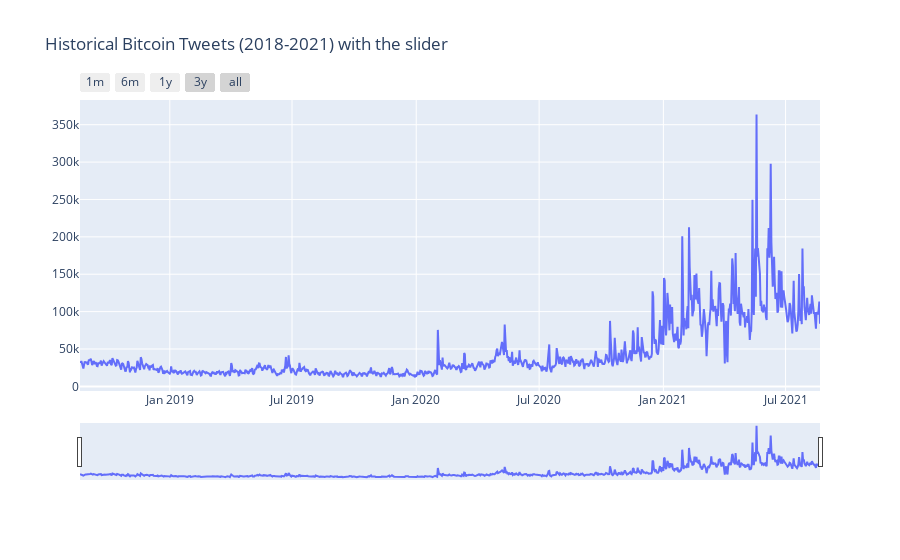

Notebook cell for this chart:
### Code cell
trace1 = go.Scatter(
    x = df['Date'],
    y = df['Tweets'].astype(float),
    mode = 'lines',
    name = 'Bitcoin Price (Open)'
)

layout = dict(
    title='Historical Bitcoin Tweets (2018-2021) with the slider',
    xaxis=dict(
        rangeselector=dict(
            buttons=list([
                dict(count=1,
                     label='1m',
                     step='month',
                     stepmode='backward'),
                dict(count=6,
                     label='6m',
                     step='month',
                     stepmode='backward'),
                dict(count=12,
                     label='1y',
                     step='month',
                     stepmode='backward'),
                dict(count=36,
                     label='3y',
                     step='month',
                     stepmode='backward'),
                dict(step='all')
            ])
        ),
        rangeslider=dict(
            visible = True
        ),
        type='date'
    )
)

data = [trace1]
fig = dict(data=data, layout=layout)
iplot(fig, filename = "Time Series with Rangeslider")

### Figure 1 — Plotly figure (JSON) as saved in the notebook; plotly's stock layout.template omitted (floating-point values rounded to 4 significant figures; data arrays with more than 128 entries replaced by an {"elided": "..."} marker saying what was removed)
{"data": [{"mode": "lines", "name": "Bitcoin Price (Open)", "type": "scatter", "x": {"elided": "1097 str values"}, "y": {"elided": "1097 float values"}}], "layout": {"title": {"text": "Historical Bitcoin Tweets (2018-2021) with the slider"}, "xaxis": {"rangeselector": {"buttons": [{"count": 1, "label": "1m", "step": "month", "stepmode": "backward"}, {"count": 6, "label": "6m", "step": "month", "stepmode": "backward"}, {"count": 12, "label": "1y", "step": "month", "stepmode": "backward"}, {"count": 36, "label": "3y", "step": "month", "stepmode": "backward"}, {"step": "all"}]}, "rangeslider": {"visible": true}, "type": "date"}}}
